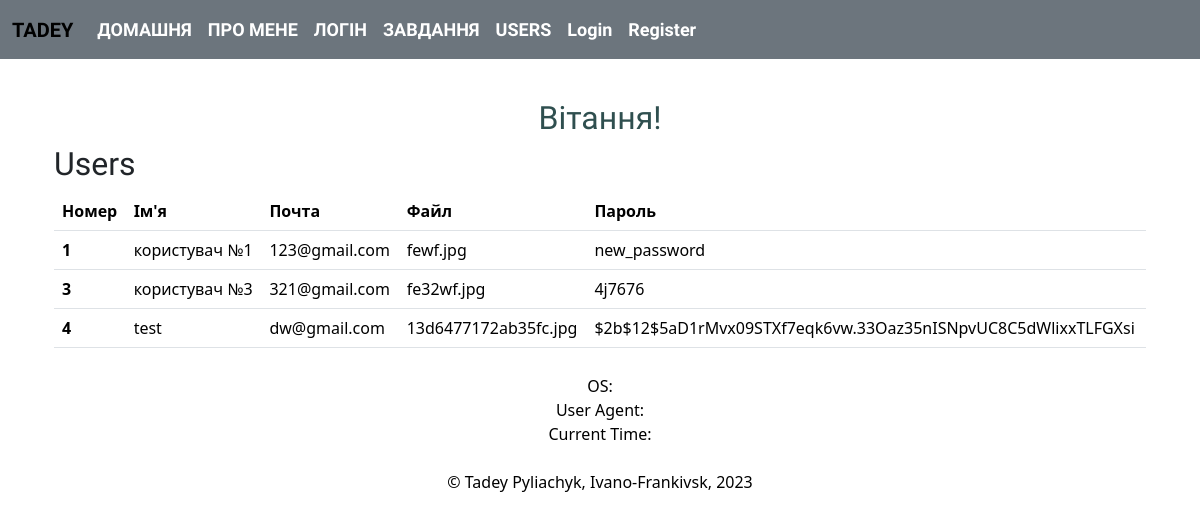
Screenshot of /users with the database file from the repository.
### app/models.py (models this page shows, shortened)
class User(db.Model, UserMixin):
    id = db.Column(db.Integer, primary_key=True)
    username = db.Column(db.String(20), unique=True, nullable=False)
    email = db.Column(db.String(120), unique=True, nullable=False)
    image_file = db.Column(db.String(20), nullable=False, default="default.jpg")
    password = db.Column(db.String(60), nullable=False)
    about_me = db.Column(db.String(140))
    last_seen = db.Column(db.DateTime, default=datetime.utcnow)

### app/views.py (the view)
@app.route("/users", methods=['GET', 'POST'])
def users():
    all_users = User.query.all()
    return render_template('users.html', all_users=all_users)

### app/views.py (called while the page is built)
@app.after_request
def after_request(response):
    if current_user:
        current_user.last_seen = datetime.now()
        try:
            db.session.commit()
        except:
            flash('Error while update user last seen!', 'danger')
        return response

### app/templates/users.html (shortened to what this page needs)
 {% extends "base.html" %} {% block content %}
<div class="skills-section">
  <div class="container">
    <h2>Users</h2>
    <table class="table">
      <thead>
        <tr>
          <th scope="col">Номер</th>
          <th scope="col">Ім'я</th>
          <th scope="col">Почта</th>
          <th scope="col">Файл</th>
          <th scope="col">Пароль</th>
        </tr>
      </thead>
      <tbody>
        {% for user in all_users %}
        <tr>
          <th scope="row">{{ user.id }}</th>
          <td>{{ user.username }}</td>
          <td>{{ user.email }}</td>
          <td>{{ user.image_file }}</td>
          <td>{{ user.password }}</td>
        </tr>
        {% endfor %}
      </tbody>
    </table>
  </div>
</div>
{% endblock %}

### app/templates/base.html (shortened to what this page needs)
<!DOCTYPE html>
<html lang="en">
<head>
    {% block css %}
    <link rel="stylesheet" href="{{ url_for('static', filename='css/bootstrap.min.css') }}">
    <link rel="stylesheet" type="text/css" href="{{ url_for('static', filename='css/styles.css') }}">
    <link
  href="https://cdn.jsdelivr.net/npm/bootstrap@5.3.2/dist/css/bootstrap.min.css"
  rel="stylesheet"
/>
    {% endblock %}
</head>
<body>
    {% include "nav.html" %}
    {% block body %}
    <header class="header">
        <div class="container">
            <h1>{% block header %}Вітання! {% endblock %}</h1>
        </div>
    </header>
    <main class="main">
        <div class="container">
            {% block content %}{% endblock %}
        </div>
    </main>
    {% endblock %}
    {% block footer %}
    <footer class="footer">
        <div class="container">
            OS: {{ os_name }}<br>
            User Agent: {{ user_agent }}<br>
            Current Time: {{ current_time }}<br><br>
            &copy; Tadey Pyliachyk, Ivano-Frankivsk, 2023
        </div>
    </footer>
    {% endblock %}
</body>
</html>

### app/templates/nav.html (shortened to what this page needs)
{% set menu = {"Домашня": url_for("home"), "Про мене": url_for("about"),"Логін":
url_for("login"), "Завдання": url_for("todo"), "Users": url_for("users") } %}
<nav
  class="navbar navbar-expand-lg navbar-light centered-navbar"
  style="background-color: #6c757d"
>
  <div class="container-fluid">
    <a class="navbar-brand" href="#">TADEY</a>
    <div class="collapse navbar-collapse" id="navbarColor02">
      <ul class="navbar-nav me-auto">
        {% for name, url in menu.items() %}
        <li class="nav-item">
          <a class="nav-link" href="{{ url }}">{{ name | upper }}</a>
        </li>
        {% endfor %} {% if current_user.is_authenticated %}
        <li class="nav-item">
          <a class="nav-link" href="{{ url_for('account') }}">Акаунт</a>
        </li>
        <li class="nav-item">
          <a class="nav-link" href="{{ url_for('logout') }}">Вийти</a>
        </li>
        {% else %}
        <li class="nav-item">
          <a class="nav-link" href="{{ url_for('login') }}">Login</a>
        </li>
        <li class="nav-item">
          <a class="nav-link" href="{{ url_for('register') }}">Register</a>
        </li>
        {% endif %}
      </ul>
    </div>
  </div>
</nav>

### app/static/css/styles.css (style rules this page uses)
body { font-family: 'Arial', sans-serif; background-color: #ffffff; color: #343a40; }
.container h1 { padding-top: 40px; text-align: center; color: #2F4F4F; font-size: 32px; }
.navbar-nav .nav-link { color: #ffffff; }
footer { color: #000000; padding: 10px; text-align: center; background-color: #ffffff; }
table { border-collapse: collapse; width: 100%; }
th, td { зн border: 1px solid #dddddd; text-align: left; padding: 8px; }
th { background-color: #f2f2f2; }

### rows the page displays
User: id "1", username "користувач №1", email "123@gmail.com", image_file "fewf.jpg", password "new_password"
User: id "3", username "користувач №3", email "321@gmail.com", image_file "fe32wf.jpg", password "4j7676"
User: id "4", username "test", email "dw@gmail.com", image_file "13d6477172ab35fc.jpg", password "$2b$12$5aD1rMvx09STXf7eqk6vw.33Oaz35nISNpvUC8C5dWlixxTLFGXsi"

### other values shown
{{ name | upper }} "ДОМАШНЯ" "ПРО МЕНЕ" "ЛОГІН" "ЗАВДАННЯ" "USERS"
